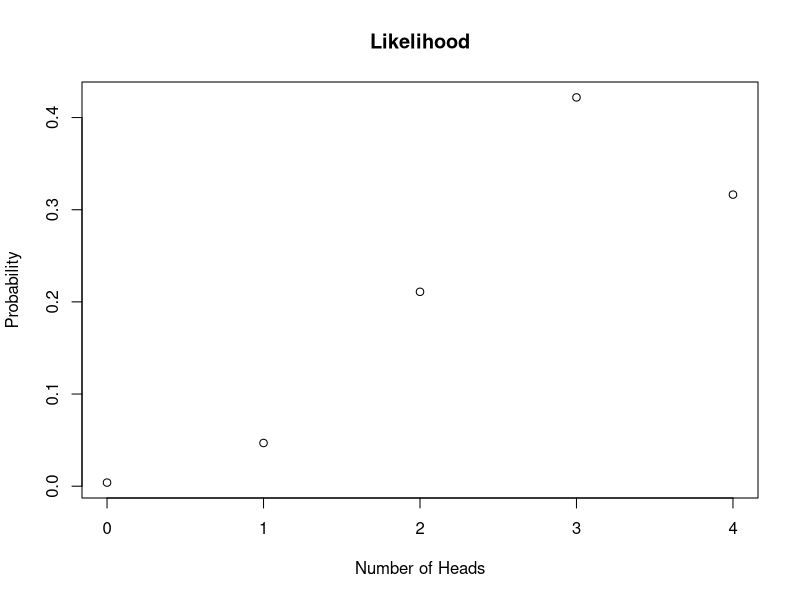
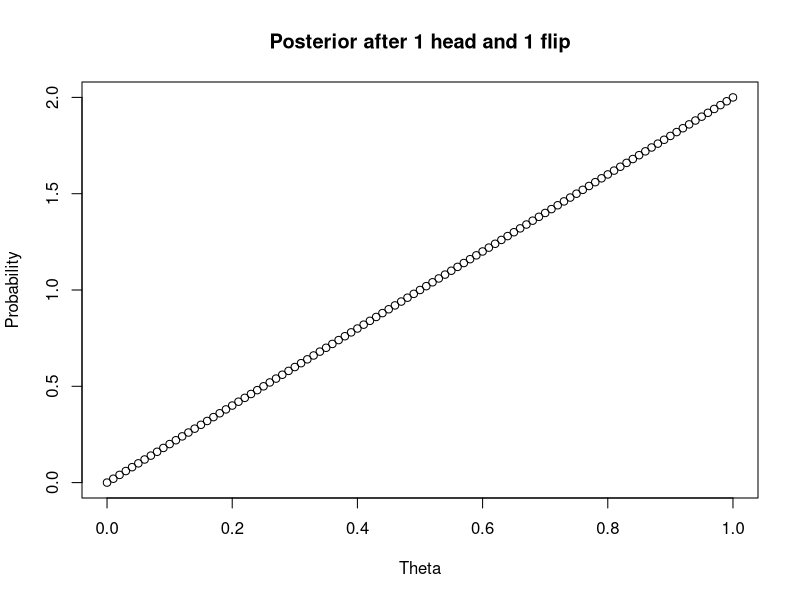
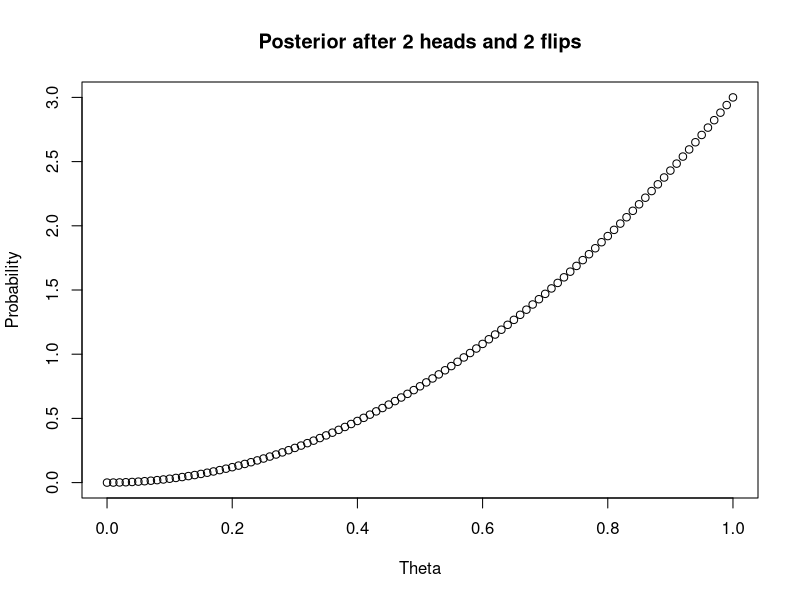
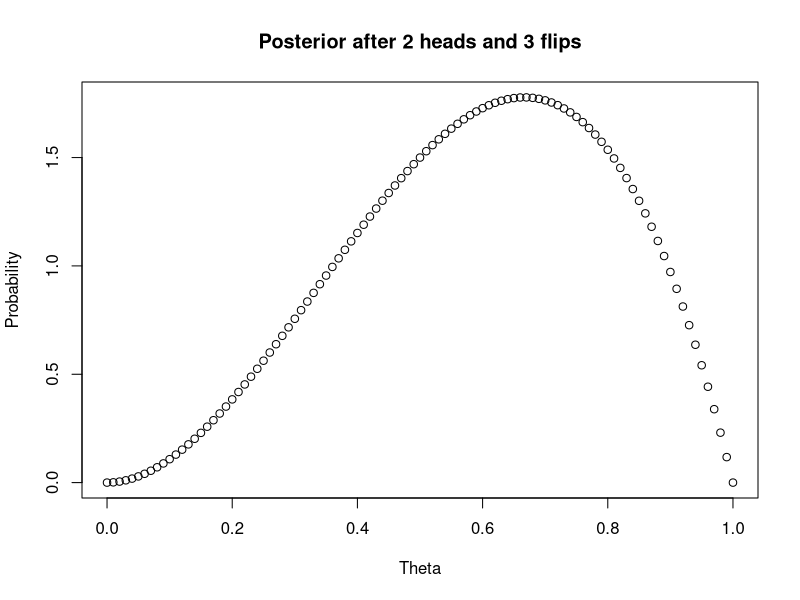
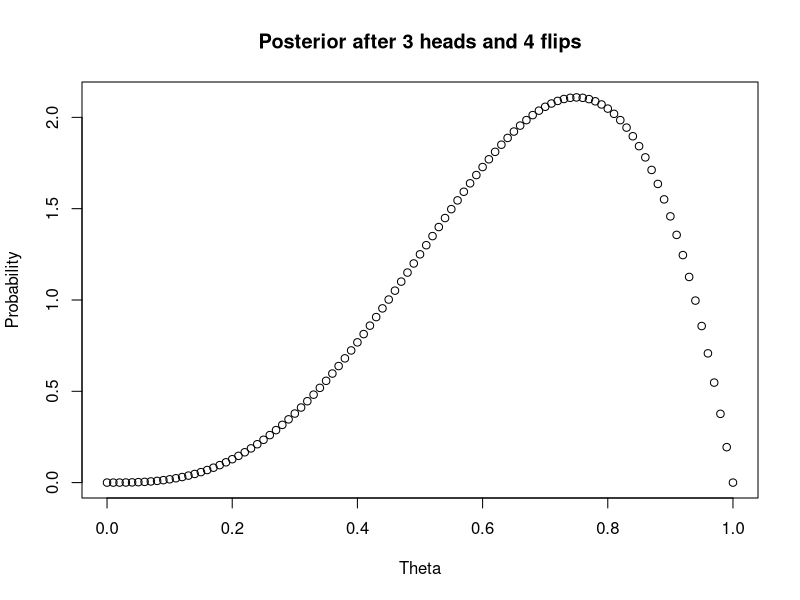
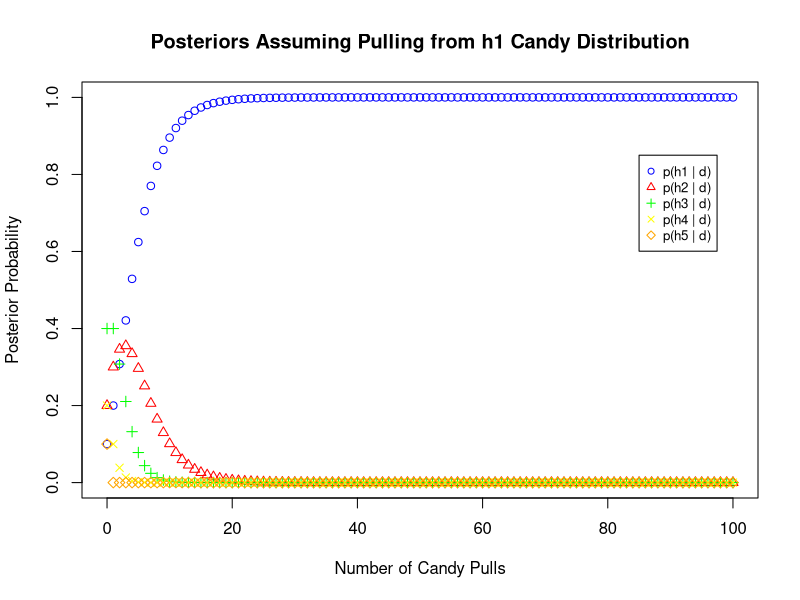
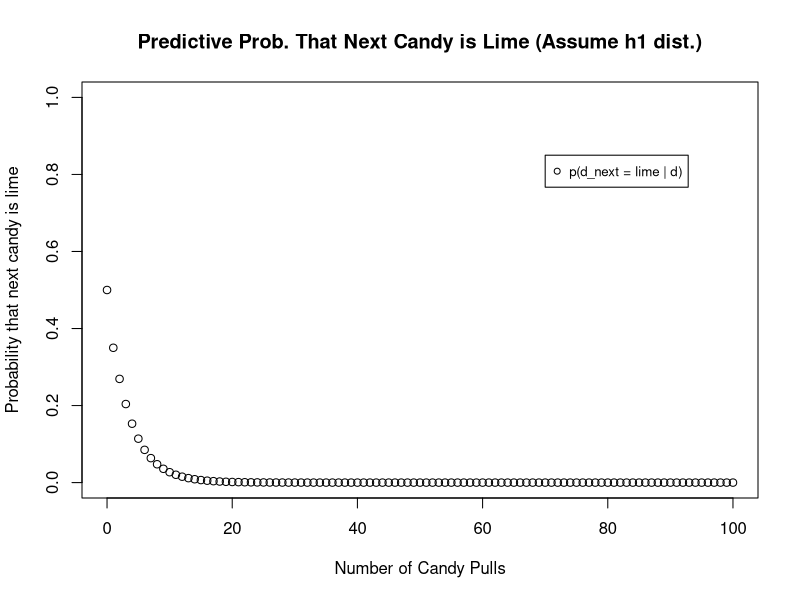
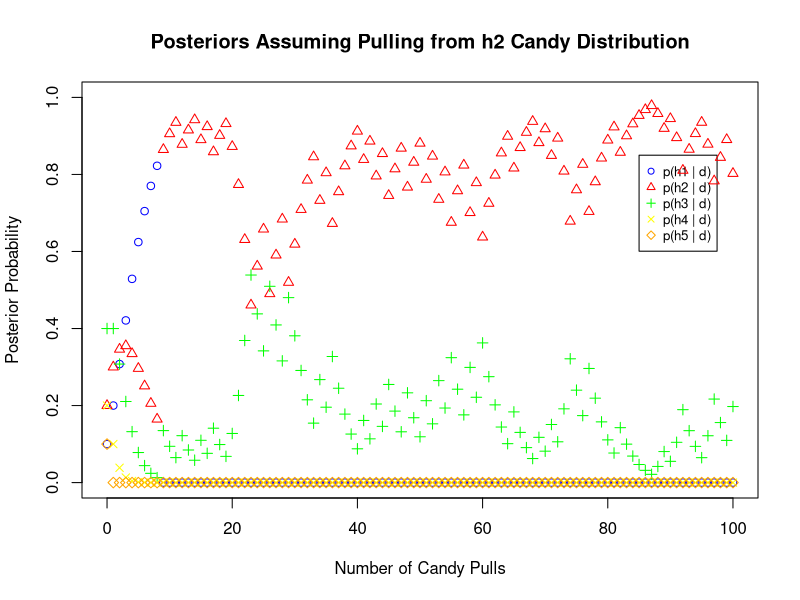

R code for these plots, in order:
# Problem 1 Part 2

p_given_theta_n <- function(y,theta,n){
  return(choose(n,y)* (theta)^y * (1-theta)^(n-y))
}

valid_y = 0:4
out = c()
for (i in valid_y){
  out = c(out, p_given_theta_n(i,3/4,4))
}

plot(valid_y, out, main="Likelihood", xlab="Number of Heads",ylab="Probability")

# Problem 1 Part 3
post_given_theta_n <- function(y,theta,n){
  return((n+1)*p_given_theta_n(y,theta,n))
}
 
vec = seq(0, 1, by=0.01)

out1 = c()
out2 = c()
out3 = c()
out4 = c()

for (i in vec){
  out1 = c(out1, post_given_theta_n(1,i,1))
  out2 = c(out2, post_given_theta_n(2,i,2))
  out3 = c(out3, post_given_theta_n(2,i,3))
  out4 = c(out4, post_given_theta_n(3,i,4))
}

plot(vec, out1, main="Posterior after 1 head and 1 flip", xlab="Theta",ylab="Probability")
plot(vec, out2, main="Posterior after 2 heads and 2 flips", xlab="Theta",ylab="Probability")
plot(vec, out3, main="Posterior after 2 heads and 3 flips", xlab="Theta",ylab="Probability")
plot(vec, out4, main="Posterior after 3 heads and 4 flips", xlab="Theta",ylab="Probability")


# Problem 2
# Deriving the posteriors given our candy pulls (nl is number of limes pulled, 
# and nc is number of cherries pulled; so nc + nl = N, where N is the total
# number of candy pulls)
p_h1_given_d <- function(nc, nl){
  denom = (0.1)*(1^nc)*(0^nl) +
    (0.2)*(0.75^nc)*(0.25^nl) +
    (0.4)*(0.5^nc)*(0.5^nl) +
    (0.2)*(0.25^nc)*(0.75^nl) +
    (0.1)*(0^nc)*(1^nl)
  numer = (0.1)*(1^nc)*(0^nl)
  return(numer/denom)
}

p_h2_given_d <- function(nc, nl){
  denom = (0.1)*(1^nc)*(0^nl) +
    (0.2)*(0.75^nc)*(0.25^nl) +
    (0.4)*(0.5^nc)*(0.5^nl) +
    (0.2)*(0.25^nc)*(0.75^nl) +
    (0.1)*(0^nc)*(1^nl)
  numer = (0.2)*(0.75^nc)*(0.25^nl)
  return(numer/denom)
}

p_h3_given_d <- function(nc, nl){
  denom = (0.1)*(1^nc)*(0^nl) +
    (0.2)*(0.75^nc)*(0.25^nl) +
    (0.4)*(0.5^nc)*(0.5^nl) +
    (0.2)*(0.25^nc)*(0.75^nl) +
    (0.1)*(0^nc)*(1^nl)
  numer = (0.4)*(0.5^nc)*(0.5^nl)
  return(numer/denom)
}

p_h4_given_d <- function(nc, nl){
  denom = (0.1)*(1^nc)*(0^nl) +
          (0.2)*(0.75^nc)*(0.25^nl) +
          (0.4)*(0.5^nc)*(0.5^nl) +
          (0.2)*(0.25^nc)*(0.75^nl) +
          (0.1)*(0^nc)*(1^nl)
  numer = (0.2)*(0.25^nc)*(0.75^nl)
  return(numer/denom)
}

p_h5_given_d <- function(nc, nl){
  denom = (0.1)*(1^nc)*(0^nl) +
    (0.2)*(0.75^nc)*(0.25^nl) +
    (0.4)*(0.5^nc)*(0.5^nl) +
    (0.2)*(0.25^nc)*(0.75^nl) +
    (0.1)*(0^nc)*(1^nl)
  numer = (0.1)*(0^nc)*(1^nl)
  return(numer/denom)
}

library(dplyr)
# Vector of number of candy pulls
N_max_pulls = 100
bag_h1_results = ifelse(runif(N_max_pulls) <= 0, "Lime", "Cherry") %>%
  data.frame(candy_pull = .) %>%
  mutate(num_limes = ifelse(candy_pull == "Lime", 1, 0),
         num_cherries = ifelse(candy_pull == "Cherry",1,0),
         cum_num_limes = cumsum(num_limes),
         cum_num_cherries = cumsum(num_cherries),
         pull_number = 1:nrow(.)) %>%
  select(pull_number, candy_pull, cum_num_limes, cum_num_cherries) %>%
  bind_rows(data.frame(pull_number=0, candy_pull=NA, cum_num_limes=0, cum_num_cherries=0)) %>%
  arrange(pull_number)

bag_h2_results = ifelse(runif(N_max_pulls) <= 0.25, "Lime", "Cherry") %>%
  data.frame(candy_pull = .) %>%
  mutate(num_limes = ifelse(candy_pull == "Lime", 1, 0),
         num_cherries = ifelse(candy_pull == "Cherry",1,0),
         cum_num_limes = cumsum(num_limes),
         cum_num_cherries = cumsum(num_cherries),
         pull_number = 1:nrow(.)) %>%
  select(pull_number, candy_pull, cum_num_limes, cum_num_cherries) %>%
  bind_rows(data.frame(pull_number=0, candy_pull=NA, cum_num_limes=0, cum_num_cherries=0)) %>%
  arrange(pull_number)

bag_h3_results = ifelse(runif(N_max_pulls) <= 0.5, "Lime", "Cherry") %>%
  data.frame(candy_pull = .) %>%
  mutate(num_limes = ifelse(candy_pull == "Lime", 1, 0),
         num_cherries = ifelse(candy_pull == "Cherry",1,0),
         cum_num_limes = cumsum(num_limes),
         cum_num_cherries = cumsum(num_cherries),
         pull_number = 1:nrow(.)) %>%
  select(pull_number, candy_pull, cum_num_limes, cum_num_cherries) %>%
  bind_rows(data.frame(pull_number=0, candy_pull=NA, cum_num_limes=0, cum_num_cherries=0)) %>%
  arrange(pull_number)

bag_h4_results = ifelse(runif(N_max_pulls) <= 0.75, "Lime", "Cherry") %>%
  data.frame(candy_pull = .) %>%
  mutate(num_limes = ifelse(candy_pull == "Lime", 1, 0),
         num_cherries = ifelse(candy_pull == "Cherry",1,0),
         cum_num_limes = cumsum(num_limes),
         cum_num_cherries = cumsum(num_cherries),
         pull_number = 1:nrow(.)) %>%
  select(pull_number, candy_pull, cum_num_limes, cum_num_cherries) %>%
  bind_rows(data.frame(pull_number=0, candy_pull=NA, cum_num_limes=0, cum_num_cherries=0)) %>%
  arrange(pull_number)

bag_h5_results = ifelse(runif(N_max_pulls) <= 1, "Lime", "Cherry") %>%
  data.frame(candy_pull = .) %>%
  mutate(num_limes = ifelse(candy_pull == "Lime", 1, 0),
         num_cherries = ifelse(candy_pull == "Cherry",1,0),
         cum_num_limes = cumsum(num_limes),
         cum_num_cherries = cumsum(num_cherries),
         pull_number = 1:nrow(.)) %>%
  select(pull_number, candy_pull, cum_num_limes, cum_num_cherries) %>%
  bind_rows(data.frame(pull_number=0, candy_pull=NA, cum_num_limes=0, cum_num_cherries=0)) %>%
  arrange(pull_number)

# Plotting posteriors after more and more candy pulls (assuming h1 candy distribution)
post_h1_bag1 = c()
post_h2_bag1 = c()
post_h3_bag1 = c()
post_h4_bag1 = c()
post_h5_bag1 = c()
for (i in 0:N_max_pulls){
  nc = bag_h1_results$cum_num_cherries[i+1]
  nl = bag_h1_results$cum_num_limes[i+1]
  post_h1_bag1 = c(post_h1_bag1,p_h1_given_d(nc,nl))
  post_h2_bag1 = c(post_h2_bag1,p_h2_given_d(nc,nl))
  post_h3_bag1 = c(post_h3_bag1,p_h3_given_d(nc,nl))
  post_h4_bag1 = c(post_h4_bag1,p_h4_given_d(nc,nl))
  post_h5_bag1 = c(post_h5_bag1,p_h5_given_d(nc,nl))
}

# Plot results (assuming h1 candy distribution)
plot(0:N_max_pulls, post_h1_bag1, pch=1, col="blue", 
     ylim=c(0.0,1.0), xlab='Number of Candy Pulls', ylab='Posterior Probability',
     main = "Posteriors Assuming Pulling from h1 Candy Distribution")
legend(85, 0.85, legend=c("p(h1 | d)", "p(h2 | d)", "p(h3 | d)", "p(h4 | d)", "p(h5 | d)"),
       col=c("blue", "red","green","yellow","orange"), pch=1:5, cex=0.8)
par(new=T)
plot(0:N_max_pulls, post_h2_bag1, pch=2, col="red", 
     ylim=c(0.0,1.0), xlab='', ylab='', axes=F)
par(new=T)
plot(0:N_max_pulls, post_h3_bag1, pch=3, col="green", 
     ylim=c(0.0,1.0), xlab='', ylab='', axes=F)
par(new=T)
plot(0:N_max_pulls, post_h4_bag1, pch=4, col="yellow", 
     ylim=c(0.0,1.0), xlab='', ylab='', axes=F)
par(new=T)
plot(0:N_max_pulls, post_h5_bag1, pch=5, col="orange", 
     ylim=c(0.0,1.0), xlab='', ylab='', axes=F)
par(new=F)

# Now let's plot the probability of the next pull being lime given previous pulls
p_dnext_given_d <- function(nc, nl){
  result = (0)*p_h1_given_d(nc,nl) +
           (0.25)*p_h2_given_d(nc,nl) + 
           (0.5)*p_h3_given_d(nc,nl) +
           (0.75)*p_h4_given_d(nc,nl) +
           (1)*p_h5_given_d(nc,nl)
  return(result)
}

pred_next_lime_bag1 = c()
for (i in 0:N_max_pulls){
  nc = bag_h1_results$cum_num_cherries[i+1]
  nl = bag_h1_results$cum_num_limes[i+1]
  pred_next_lime_bag1 = c(pred_next_lime_bag1, p_dnext_given_d(nc,nl))
}

plot(0:N_max_pulls, pred_next_lime_bag1, pch=1, col="black", 
     ylim=c(0.0,1.0), xlab='Number of Candy Pulls', ylab='Probability that next candy is lime',
     main = "Predictive Prob. That Next Candy is Lime (Assume h1 dist.)")
legend(70, 0.85, legend=c("p(d_next = lime | d)"),
       col=c("black"), pch=1, cex=0.8)

##### -----

# Plotting posteriors after more and more candy pulls (assuming h2 candy distribution)
post_h1_bag2 = c()
post_h2_bag2 = c()
post_h3_bag2 = c()
post_h4_bag2 = c()
post_h5_bag2 = c()
for (i in 0:N_max_pulls){
  nc = bag_h2_results$cum_num_cherries[i+1]
  nl = bag_h2_results$cum_num_limes[i+1]
  post_h1_bag2 = c(post_h1_bag2,p_h1_given_d(nc,nl))
  post_h2_bag2 = c(post_h2_bag2,p_h2_given_d(nc,nl))
  post_h3_bag2 = c(post_h3_bag2,p_h3_given_d(nc,nl))
  post_h4_bag2 = c(post_h4_bag2,p_h4_given_d(nc,nl))
  post_h5_bag2 = c(post_h5_bag2,p_h5_given_d(nc,nl))
}

# Plot results (assuming h2 candy distribution)
plot(0:N_max_pulls, post_h1_bag2, pch=1, col="blue", 
     ylim=c(0.0,1.0), xlab='Number of Candy Pulls', ylab='Posterior Probability',
     main = "Posteriors Assuming Pulling from h2 Candy Distribution")
legend(85, 0.85, legend=c("p(h1 | d)", "p(h2 | d)", "p(h3 | d)", "p(h4 | d)", "p(h5 | d)"),
       col=c("blue", "red","green","yellow","orange"), pch=1:5, cex=0.8)
par(new=T)
plot(0:N_max_pulls, post_h2_bag2, pch=2, col="red", 
     ylim=c(0.0,1.0), xlab='', ylab='', axes=F)
par(new=T)
plot(0:N_max_pulls, post_h3_bag2, pch=3, col="green", 
     ylim=c(0.0,1.0), xlab='', ylab='', axes=F)
par(new=T)
plot(0:N_max_pulls, post_h4_bag2, pch=4, col="yellow", 
     ylim=c(0.0,1.0), xlab='', ylab='', axes=F)
par(new=T)
plot(0:N_max_pulls, post_h5_bag2, pch=5, col="orange", 
     ylim=c(0.0,1.0), xlab='', ylab='', axes=F)
par(new=F)

# Now let's plot the probability of the next pull being lime given previous pulls
pred_next_lime_bag2 = c()
for (i in 0:N_max_pulls){
  nc = bag_h2_results$cum_num_cherries[i+1]
  nl = bag_h2_results$cum_num_limes[i+1]
  pred_next_lime_bag2 = c(pred_next_lime_bag2, p_dnext_given_d(nc,nl))
}

plot(0:N_max_pulls, pred_next_lime_bag2, pch=1, col="black", 
     ylim=c(0.0,1.0), xlab='Number of Candy Pulls', ylab='Probability that next candy is lime',
     main = "Predictive Prob. That Next Candy is Lime (Assume h2 dist.)")
legend(70, 0.85, legend=c("p(d_next = lime | d)"),
       col=c("black"), pch=1, cex=0.8)

#### ----

# Plotting posteriors after more and more candy pulls (assuming h3 candy distribution)
post_h1_bag3 = c()
post_h2_bag3 = c()
post_h3_bag3 = c()
post_h4_bag3 = c()
post_h5_bag3 = c()
for (i in 0:N_max_pulls){
  nc = bag_h3_results$cum_num_cherries[i+1]
  nl = bag_h3_results$cum_num_limes[i+1]
  post_h1_bag3 = c(post_h1_bag3,p_h1_given_d(nc,nl))
  post_h2_bag3 = c(post_h2_bag3,p_h2_given_d(nc,nl))
  post_h3_bag3 = c(post_h3_bag3,p_h3_given_d(nc,nl))
  post_h4_bag3 = c(post_h4_bag3,p_h4_given_d(nc,nl))
  post_h5_bag3 = c(post_h5_bag3,p_h5_given_d(nc,nl))
}

# Plot results (assuming h3 candy distribution)
plot(0:N_max_pulls, post_h1_bag3, pch=1, col="blue", 
     ylim=c(0.0,1.0), xlab='Number of Candy Pulls', ylab='Posterior Probability',
     main = "Posteriors Assuming Pulling from h3 Candy Distribution")
legend(85, 0.85, legend=c("p(h1 | d)", "p(h2 | d)", "p(h3 | d)", "p(h4 | d)", "p(h5 | d)"),
       col=c("blue", "red","green","yellow","orange"), pch=1:5, cex=0.8)
par(new=T)
plot(0:N_max_pulls, post_h2_bag3, pch=2, col="red", 
     ylim=c(0.0,1.0), xlab='', ylab='', axes=F)
par(new=T)
plot(0:N_max_pulls, post_h3_bag3, pch=3, col="green", 
     ylim=c(0.0,1.0), xlab='', ylab='', axes=F)
par(new=T)
plot(0:N_max_pulls, post_h4_bag3, pch=4, col="yellow", 
     ylim=c(0.0,1.0), xlab='', ylab='', axes=F)
par(new=T)
plot(0:N_max_pulls, post_h5_bag3, pch=5, col="orange", 
     ylim=c(0.0,1.0), xlab='', ylab='', axes=F)
par(new=F)

# Now let's plot the probability of the next pull being lime given previous pulls
pred_next_lime_bag3 = c()
for (i in 0:N_max_pulls){
  nc = bag_h3_results$cum_num_cherries[i+1]
  nl = bag_h3_results$cum_num_limes[i+1]
  pred_next_lime_bag3 = c(pred_next_lime_bag3, p_dnext_given_d(nc,nl))
}

plot(0:N_max_pulls, pred_next_lime_bag3, pch=1, col="black", 
     ylim=c(0.0,1.0), xlab='Number of Candy Pulls', ylab='Probability that next candy is lime',
     main = "Predictive Prob. That Next Candy is Lime (Assume h3 dist.)")
legend(70, 0.85, legend=c("p(d_next = lime | d)"),
       col=c("black"), pch=1, cex=0.8)

#### ----

# Plotting posteriors after more and more candy pulls (assuming h4 candy distribution)
post_h1_bag4 = c()
post_h2_bag4 = c()
post_h3_bag4 = c()
post_h4_bag4 = c()
post_h5_bag4 = c()
for (i in 0:N_max_pulls){
  nc = bag_h4_results$cum_num_cherries[i+1]
  nl = bag_h4_results$cum_num_limes[i+1]
  post_h1_bag4 = c(post_h1_bag4,p_h1_given_d(nc,nl))
  post_h2_bag4 = c(post_h2_bag4,p_h2_given_d(nc,nl))
  post_h3_bag4 = c(post_h3_bag4,p_h3_given_d(nc,nl))
  post_h4_bag4 = c(post_h4_bag4,p_h4_given_d(nc,nl))
  post_h5_bag4 = c(post_h5_bag4,p_h5_given_d(nc,nl))
}

# Plot results (assuming h4 candy distribution)
plot(0:N_max_pulls, post_h1_bag4, pch=1, col="blue", 
     ylim=c(0.0,1.0), xlab='Number of Candy Pulls', ylab='Posterior Probability',
     main = "Posteriors Assuming Pulling from h4 Candy Distribution")
legend(85, 0.85, legend=c("p(h1 | d)", "p(h2 | d)", "p(h3 | d)", "p(h4 | d)", "p(h5 | d)"),
       col=c("blue", "red","green","yellow","orange"), pch=1:5, cex=0.8)
par(new=T)
plot(0:N_max_pulls, post_h2_bag4, pch=2, col="red", 
     ylim=c(0.0,1.0), xlab='', ylab='', axes=F)
par(new=T)
plot(0:N_max_pulls, post_h3_bag4, pch=3, col="green", 
     ylim=c(0.0,1.0), xlab='', ylab='', axes=F)
par(new=T)
plot(0:N_max_pulls, post_h4_bag4, pch=4, col="yellow", 
     ylim=c(0.0,1.0), xlab='', ylab='', axes=F)
par(new=T)
plot(0:N_max_pulls, post_h5_bag4, pch=5, col="orange", 
     ylim=c(0.0,1.0), xlab='', ylab='', axes=F)
par(new=F)

# Now let's plot the probability of the next pull being lime given previous pulls
pred_next_lime_bag4 = c()
for (i in 0:N_max_pulls){
  nc = bag_h4_results$cum_num_cherries[i+1]
  nl = bag_h4_results$cum_num_limes[i+1]
  pred_next_lime_bag4 = c(pred_next_lime_bag4, p_dnext_given_d(nc,nl))
}

plot(0:N_max_pulls, pred_next_lime_bag4, pch=1, col="black", 
     ylim=c(0.0,1.0), xlab='Number of Candy Pulls', ylab='Probability that next candy is lime',
     main = "Predictive Prob. That Next Candy is Lime (Assume h4 dist.)")
legend(70, 0.85, legend=c("p(d_next = lime | d)"),
       col=c("black"), pch=1, cex=0.8)

#### ----

# Plotting posteriors after more and more candy pulls (assuming h5 candy distribution)
post_h1_bag5 = c()
post_h2_bag5 = c()
post_h3_bag5 = c()
post_h4_bag5 = c()
post_h5_bag5 = c()
for (i in 0:N_max_pulls){
  nc = bag_h5_results$cum_num_cherries[i+1]
  nl = bag_h5_results$cum_num_limes[i+1]
  post_h1_bag5 = c(post_h1_bag5,p_h1_given_d(nc,nl))
  post_h2_bag5 = c(post_h2_bag5,p_h2_given_d(nc,nl))
  post_h3_bag5 = c(post_h3_bag5,p_h3_given_d(nc,nl))
  post_h4_bag5 = c(post_h4_bag5,p_h4_given_d(nc,nl))
  post_h5_bag5 = c(post_h5_bag5,p_h5_given_d(nc,nl))
}

# Plot results (assuming h4 candy distribution)
plot(0:N_max_pulls, post_h1_bag5, pch=1, col="blue", 
     ylim=c(0.0,1.0), xlab='Number of Candy Pulls', ylab='Posterior Probability',
     main = "Posteriors Assuming Pulling from h5 Candy Distribution")
legend(85, 0.85, legend=c("p(h1 | d)", "p(h2 | d)", "p(h3 | d)", "p(h4 | d)", "p(h5 | d)"),
       col=c("blue", "red","green","yellow","orange"), pch=1:5, cex=0.8)
par(new=T)
plot(0:N_max_pulls, post_h2_bag5, pch=2, col="red", 
     ylim=c(0.0,1.0), xlab='', ylab='', axes=F)
par(new=T)
plot(0:N_max_pulls, post_h3_bag5, pch=3, col="green", 
     ylim=c(0.0,1.0), xlab='', ylab='', axes=F)
par(new=T)
plot(0:N_max_pulls, post_h4_bag5, pch=4, col="yellow", 
     ylim=c(0.0,1.0), xlab='', ylab='', axes=F)
par(new=T)
plot(0:N_max_pulls, post_h5_bag5, pch=5, col="orange", 
     ylim=c(0.0,1.0), xlab='', ylab='', axes=F)
par(new=F)

# Now let's plot the probability of the next pull being lime given previous pulls
pred_next_lime_bag5 = c()
for (i in 0:N_max_pulls){
  nc = bag_h5_results$cum_num_cherries[i+1]
  nl = bag_h5_results$cum_num_limes[i+1]
  pred_next_lime_bag5 = c(pred_next_lime_bag5, p_dnext_given_d(nc,nl))
}

plot(0:N_max_pulls, pred_next_lime_bag5, pch=1, col="black", 
     ylim=c(0.0,1.0), xlab='Number of Candy Pulls', ylab='Probability that next candy is lime',
     main = "Predictive Prob. That Next Candy is Lime (Assume h5 dist.)")
legend(70, 0.85, legend=c("p(d_next = lime | d)"),
       col=c("black"), pch=1, cex=0.8)

# Problem 2, Part C

# Here we will generate, say 10 random generations of 100 candy pulls from the h1 candy 
# distribution, and then average the posteriors p(h_i | d) over all 10 generations.
N_generations = 10

results_p_h1_bag1 = matrix(nrow=N_generations,ncol=N_max_pulls+1,byrow = TRUE)
results_p_h2_bag1 = matrix(nrow=N_generations,ncol=N_max_pulls+1,byrow = TRUE)
results_p_h3_bag1 = matrix(nrow=N_generations,ncol=N_max_pulls+1,byrow = TRUE)
results_p_h4_bag1 = matrix(nrow=N_generations,ncol=N_max_pulls+1,byrow = TRUE)
results_p_h5_bag1 = matrix(nrow=N_generations,ncol=N_max_pulls+1,byrow = TRUE)
for (j in 1:N_generations){
  # Pull 100 from h1 candy distribution
  rand_pulls = ifelse(runif(N_max_pulls) <= 0, "Lime", "Cherry") %>%
    data.frame(candy_pull = .) %>%
    mutate(num_limes = ifelse(candy_pull == "Lime", 1, 0),
           num_cherries = ifelse(candy_pull == "Cherry",1,0),
           cum_num_limes = cumsum(num_limes),
           cum_num_cherries = cumsum(num_cherries),
           pull_number = 1:nrow(.)) %>%
    select(pull_number, candy_pull, cum_num_limes, cum_num_cherries) %>%
    bind_rows(data.frame(pull_number=0, candy_pull=NA, cum_num_limes=0, cum_num_cherries=0)) %>%
    arrange(pull_number)
  
  # Compute posteriors for this random generation
  post_h1 = c()
  post_h2 = c()
  post_h3 = c()
  post_h4 = c()
  post_h5 = c()
  for (i in 0:N_max_pulls){
    nc = rand_pulls$cum_num_cherries[i+1]
    nl = rand_pulls$cum_num_limes[i+1]
    post_h1 = c(post_h1,p_h1_given_d(nc,nl))
    post_h2 = c(post_h2,p_h2_given_d(nc,nl))
    post_h3 = c(post_h3,p_h3_given_d(nc,nl))
    post_h4 = c(post_h4,p_h4_given_d(nc,nl))
    post_h5 = c(post_h5,p_h5_given_d(nc,nl))
  }
  
  # Append the corresponding row in the matrices of all results
  results_p_h1_bag1[j,] = post_h1
  results_p_h2_bag1[j,] = post_h2
  results_p_h3_bag1[j,] = post_h3
  results_p_h4_bag1[j,] = post_h4
  results_p_h5_bag1[j,] = post_h5
  
}

# Now we need to average over all generations for each posterior
avg_p_h1_bag1 = colMeans(results_p_h1_bag1)
avg_p_h2_bag1 = colMeans(results_p_h2_bag1)
avg_p_h3_bag1 = colMeans(results_p_h3_bag1)
avg_p_h4_bag1 = colMeans(results_p_h4_bag1)
avg_p_h5_bag1 = colMeans(results_p_h5_bag1)

# Plot averaged results (assuming h1 candy distribution)
plot(0:N_max_pulls, avg_p_h1_bag1, pch=1, col="blue", 
     ylim=c(0.0,1.0), xlab='Number of Candy Pulls', ylab='Averaged Posterior Probability',
     main = "Averaged Posteriors Over 10 Generations (h1 candy dist.)")
legend(85, 0.85, legend=c("p(h1 | d)", "p(h2 | d)", "p(h3 | d)", "p(h4 | d)", "p(h5 | d)"),
       col=c("blue", "red","green","yellow","orange"), pch=1:5, cex=0.8)
par(new=T)
plot(0:N_max_pulls, avg_p_h2_bag1, pch=2, col="red", 
     ylim=c(0.0,1.0), xlab='', ylab='', axes=F)
par(new=T)
plot(0:N_max_pulls, avg_p_h3_bag1, pch=3, col="green", 
     ylim=c(0.0,1.0), xlab='', ylab='', axes=F)
par(new=T)
plot(0:N_max_pulls, avg_p_h4_bag1, pch=4, col="yellow", 
     ylim=c(0.0,1.0), xlab='', ylab='', axes=F)
par(new=T)
plot(0:N_max_pulls, avg_p_h5_bag1, pch=5, col="orange", 
     ylim=c(0.0,1.0), xlab='', ylab='', axes=F)
par(new=F)


#### ----

# Here we will generate, say 10 random generations of 100 candy pulls from the h2 candy 
# distribution, and then average the posteriors p(h_i | d) over all 10 generations.
results_p_h1_bag2 = matrix(nrow=N_generations,ncol=N_max_pulls+1,byrow = TRUE)
results_p_h2_bag2 = matrix(nrow=N_generations,ncol=N_max_pulls+1,byrow = TRUE)
results_p_h3_bag2 = matrix(nrow=N_generations,ncol=N_max_pulls+1,byrow = TRUE)
results_p_h4_bag2 = matrix(nrow=N_generations,ncol=N_max_pulls+1,byrow = TRUE)
results_p_h5_bag2 = matrix(nrow=N_generations,ncol=N_max_pulls+1,byrow = TRUE)
for (j in 1:N_generations){
  # Pull 100 from h2 candy distribution
  rand_pulls = ifelse(runif(N_max_pulls) <= 0.25, "Lime", "Cherry") %>%
    data.frame(candy_pull = .) %>%
    mutate(num_limes = ifelse(candy_pull == "Lime", 1, 0),
           num_cherries = ifelse(candy_pull == "Cherry",1,0),
           cum_num_limes = cumsum(num_limes),
           cum_num_cherries = cumsum(num_cherries),
           pull_number = 1:nrow(.)) %>%
    select(pull_number, candy_pull, cum_num_limes, cum_num_cherries) %>%
    bind_rows(data.frame(pull_number=0, candy_pull=NA, cum_num_limes=0, cum_num_cherries=0)) %>%
    arrange(pull_number)
  
  # Compute posteriors for this random generation
  post_h1 = c()
  post_h2 = c()
  post_h3 = c()
  post_h4 = c()
  post_h5 = c()
  for (i in 0:N_max_pulls){
    nc = rand_pulls$cum_num_cherries[i+1]
    nl = rand_pulls$cum_num_limes[i+1]
    post_h1 = c(post_h1,p_h1_given_d(nc,nl))
    post_h2 = c(post_h2,p_h2_given_d(nc,nl))
    post_h3 = c(post_h3,p_h3_given_d(nc,nl))
    post_h4 = c(post_h4,p_h4_given_d(nc,nl))
    post_h5 = c(post_h5,p_h5_given_d(nc,nl))
  }
  
  # Append the corresponding row in the matrices of all results
  results_p_h1_bag2[j,] = post_h1
  results_p_h2_bag2[j,] = post_h2
  results_p_h3_bag2[j,] = post_h3
  results_p_h4_bag2[j,] = post_h4
  results_p_h5_bag2[j,] = post_h5
  
}

# Now we need to average over all generations for each posterior
avg_p_h1_bag2 = colMeans(results_p_h1_bag2)
avg_p_h2_bag2 = colMeans(results_p_h2_bag2)
avg_p_h3_bag2 = colMeans(results_p_h3_bag2)
avg_p_h4_bag2 = colMeans(results_p_h4_bag2)
avg_p_h5_bag2 = colMeans(results_p_h5_bag2)

# Plot averaged results (assuming h2 candy distribution)
plot(0:N_max_pulls, avg_p_h1_bag2, pch=1, col="blue", 
     ylim=c(0.0,1.0), xlab='Number of Candy Pulls', ylab='Averaged Posterior Probability',
     main = "Averaged Posteriors Over 10 Generations (h2 candy dist.)")
legend(85, 0.85, legend=c("p(h1 | d)", "p(h2 | d)", "p(h3 | d)", "p(h4 | d)", "p(h5 | d)"),
       col=c("blue", "red","green","yellow","orange"), pch=1:5, cex=0.8)
par(new=T)
plot(0:N_max_pulls, avg_p_h2_bag2, pch=2, col="red", 
     ylim=c(0.0,1.0), xlab='', ylab='', axes=F)
par(new=T)
plot(0:N_max_pulls, avg_p_h3_bag2, pch=3, col="green", 
     ylim=c(0.0,1.0), xlab='', ylab='', axes=F)
par(new=T)
plot(0:N_max_pulls, avg_p_h4_bag2, pch=4, col="yellow", 
     ylim=c(0.0,1.0), xlab='', ylab='', axes=F)
par(new=T)
plot(0:N_max_pulls, avg_p_h5_bag2, pch=5, col="orange", 
     ylim=c(0.0,1.0), xlab='', ylab='', axes=F)
par(new=F)

#### ----

# Here we will generate, say 10 random generations of 100 candy pulls from the h3 candy 
# distribution, and then average the posteriors p(h_i | d) over all 10 generations.
results_p_h1_bag3 = matrix(nrow=N_generations,ncol=N_max_pulls+1,byrow = TRUE)
results_p_h2_bag3 = matrix(nrow=N_generations,ncol=N_max_pulls+1,byrow = TRUE)
results_p_h3_bag3 = matrix(nrow=N_generations,ncol=N_max_pulls+1,byrow = TRUE)
results_p_h4_bag3 = matrix(nrow=N_generations,ncol=N_max_pulls+1,byrow = TRUE)
results_p_h5_bag3 = matrix(nrow=N_generations,ncol=N_max_pulls+1,byrow = TRUE)
for (j in 1:N_generations){
  # Pull 100 from h3 candy distribution
  rand_pulls = ifelse(runif(N_max_pulls) <= 0.5, "Lime", "Cherry") %>%
    data.frame(candy_pull = .) %>%
    mutate(num_limes = ifelse(candy_pull == "Lime", 1, 0),
           num_cherries = ifelse(candy_pull == "Cherry",1,0),
           cum_num_limes = cumsum(num_limes),
           cum_num_cherries = cumsum(num_cherries),
           pull_number = 1:nrow(.)) %>%
    select(pull_number, candy_pull, cum_num_limes, cum_num_cherries) %>%
    bind_rows(data.frame(pull_number=0, candy_pull=NA, cum_num_limes=0, cum_num_cherries=0)) %>%
    arrange(pull_number)
  
  # Compute posteriors for this random generation
  post_h1 = c()
  post_h2 = c()
  post_h3 = c()
  post_h4 = c()
  post_h5 = c()
  for (i in 0:N_max_pulls){
    nc = rand_pulls$cum_num_cherries[i+1]
    nl = rand_pulls$cum_num_limes[i+1]
    post_h1 = c(post_h1,p_h1_given_d(nc,nl))
    post_h2 = c(post_h2,p_h2_given_d(nc,nl))
    post_h3 = c(post_h3,p_h3_given_d(nc,nl))
    post_h4 = c(post_h4,p_h4_given_d(nc,nl))
    post_h5 = c(post_h5,p_h5_given_d(nc,nl))
  }
  
  # Append the corresponding row in the matrices of all results
  results_p_h1_bag3[j,] = post_h1
  results_p_h2_bag3[j,] = post_h2
  results_p_h3_bag3[j,] = post_h3
  results_p_h4_bag3[j,] = post_h4
  results_p_h5_bag3[j,] = post_h5
  
}

# Now we need to average over all generations for each posterior
avg_p_h1_bag3 = colMeans(results_p_h1_bag3)
avg_p_h2_bag3 = colMeans(results_p_h2_bag3)
avg_p_h3_bag3 = colMeans(results_p_h3_bag3)
avg_p_h4_bag3 = colMeans(results_p_h4_bag3)
avg_p_h5_bag3 = colMeans(results_p_h5_bag3)

# Plot averaged results (assuming h3 candy distribution)
plot(0:N_max_pulls, avg_p_h1_bag3, pch=1, col="blue", 
     ylim=c(0.0,1.0), xlab='Number of Candy Pulls', ylab='Averaged Posterior Probability',
     main = "Averaged Posteriors Over 10 Generations (h3 candy dist.)")
legend(85, 0.85, legend=c("p(h1 | d)", "p(h2 | d)", "p(h3 | d)", "p(h4 | d)", "p(h5 | d)"),
       col=c("blue", "red","green","yellow","orange"), pch=1:5, cex=0.8)
par(new=T)
plot(0:N_max_pulls, avg_p_h2_bag3, pch=2, col="red", 
     ylim=c(0.0,1.0), xlab='', ylab='', axes=F)
par(new=T)
plot(0:N_max_pulls, avg_p_h3_bag3, pch=3, col="green", 
     ylim=c(0.0,1.0), xlab='', ylab='', axes=F)
par(new=T)
plot(0:N_max_pulls, avg_p_h4_bag3, pch=4, col="yellow", 
     ylim=c(0.0,1.0), xlab='', ylab='', axes=F)
par(new=T)
plot(0:N_max_pulls, avg_p_h5_bag3, pch=5, col="orange", 
     ylim=c(0.0,1.0), xlab='', ylab='', axes=F)
par(new=F)

#### ----

# Here we will generate, say 10 random generations of 100 candy pulls from the h4 candy 
# distribution, and then average the posteriors p(h_i | d) over all 10 generations.
results_p_h1_bag4 = matrix(nrow=N_generations,ncol=N_max_pulls+1,byrow = TRUE)
results_p_h2_bag4 = matrix(nrow=N_generations,ncol=N_max_pulls+1,byrow = TRUE)
results_p_h3_bag4 = matrix(nrow=N_generations,ncol=N_max_pulls+1,byrow = TRUE)
results_p_h4_bag4 = matrix(nrow=N_generations,ncol=N_max_pulls+1,byrow = TRUE)
results_p_h5_bag4 = matrix(nrow=N_generations,ncol=N_max_pulls+1,byrow = TRUE)
for (j in 1:N_generations){
  # Pull 100 from h4 candy distribution
  rand_pulls = ifelse(runif(N_max_pulls) <= 0.75, "Lime", "Cherry") %>%
    data.frame(candy_pull = .) %>%
    mutate(num_limes = ifelse(candy_pull == "Lime", 1, 0),
           num_cherries = ifelse(candy_pull == "Cherry",1,0),
           cum_num_limes = cumsum(num_limes),
           cum_num_cherries = cumsum(num_cherries),
           pull_number = 1:nrow(.)) %>%
    select(pull_number, candy_pull, cum_num_limes, cum_num_cherries) %>%
    bind_rows(data.frame(pull_number=0, candy_pull=NA, cum_num_limes=0, cum_num_cherries=0)) %>%
    arrange(pull_number)
  
  # Compute posteriors for this random generation
  post_h1 = c()
  post_h2 = c()
  post_h3 = c()
  post_h4 = c()
  post_h5 = c()
  for (i in 0:N_max_pulls){
    nc = rand_pulls$cum_num_cherries[i+1]
    nl = rand_pulls$cum_num_limes[i+1]
    post_h1 = c(post_h1,p_h1_given_d(nc,nl))
    post_h2 = c(post_h2,p_h2_given_d(nc,nl))
    post_h3 = c(post_h3,p_h3_given_d(nc,nl))
    post_h4 = c(post_h4,p_h4_given_d(nc,nl))
    post_h5 = c(post_h5,p_h5_given_d(nc,nl))
  }
  
  # Append the corresponding row in the matrices of all results
  results_p_h1_bag4[j,] = post_h1
  results_p_h2_bag4[j,] = post_h2
  results_p_h3_bag4[j,] = post_h3
  results_p_h4_bag4[j,] = post_h4
  results_p_h5_bag4[j,] = post_h5
  
}

# Now we need to average over all generations for each posterior
avg_p_h1_bag4 = colMeans(results_p_h1_bag4)
avg_p_h2_bag4 = colMeans(results_p_h2_bag4)
avg_p_h3_bag4 = colMeans(results_p_h3_bag4)
avg_p_h4_bag4 = colMeans(results_p_h4_bag4)
avg_p_h5_bag4 = colMeans(results_p_h5_bag4)

# Plot averaged results (assuming h4 candy distribution)
plot(0:N_max_pulls, avg_p_h1_bag4, pch=1, col="blue", 
     ylim=c(0.0,1.0), xlab='Number of Candy Pulls', ylab='Averaged Posterior Probability',
     main = "Averaged Posteriors Over 10 Generations (h4 candy dist.)")
legend(85, 0.85, legend=c("p(h1 | d)", "p(h2 | d)", "p(h3 | d)", "p(h4 | d)", "p(h5 | d)"),
       col=c("blue", "red","green","yellow","orange"), pch=1:5, cex=0.8)
par(new=T)
plot(0:N_max_pulls, avg_p_h2_bag4, pch=2, col="red", 
     ylim=c(0.0,1.0), xlab='', ylab='', axes=F)
par(new=T)
plot(0:N_max_pulls, avg_p_h3_bag4, pch=3, col="green", 
     ylim=c(0.0,1.0), xlab='', ylab='', axes=F)
par(new=T)
plot(0:N_max_pulls, avg_p_h4_bag4, pch=4, col="yellow", 
     ylim=c(0.0,1.0), xlab='', ylab='', axes=F)
par(new=T)
plot(0:N_max_pulls, avg_p_h5_bag4, pch=5, col="orange", 
     ylim=c(0.0,1.0), xlab='', ylab='', axes=F)
par(new=F)

#### ----

# Here we will generate, say 10 random generations of 100 candy pulls from the h5 candy 
# distribution, and then average the posteriors p(h_i | d) over all 10 generations.
results_p_h1_bag5 = matrix(nrow=N_generations,ncol=N_max_pulls+1,byrow = TRUE)
results_p_h2_bag5 = matrix(nrow=N_generations,ncol=N_max_pulls+1,byrow = TRUE)
results_p_h3_bag5 = matrix(nrow=N_generations,ncol=N_max_pulls+1,byrow = TRUE)
results_p_h4_bag5 = matrix(nrow=N_generations,ncol=N_max_pulls+1,byrow = TRUE)
results_p_h5_bag5 = matrix(nrow=N_generations,ncol=N_max_pulls+1,byrow = TRUE)
for (j in 1:N_generations){
  # Pull 100 from h5 candy distribution
  rand_pulls = ifelse(runif(N_max_pulls) <= 1, "Lime", "Cherry") %>%
    data.frame(candy_pull = .) %>%
    mutate(num_limes = ifelse(candy_pull == "Lime", 1, 0),
           num_cherries = ifelse(candy_pull == "Cherry",1,0),
           cum_num_limes = cumsum(num_limes),
           cum_num_cherries = cumsum(num_cherries),
           pull_number = 1:nrow(.)) %>%
    select(pull_number, candy_pull, cum_num_limes, cum_num_cherries) %>%
    bind_rows(data.frame(pull_number=0, candy_pull=NA, cum_num_limes=0, cum_num_cherries=0)) %>%
    arrange(pull_number)
  
  # Compute posteriors for this random generation
  post_h1 = c()
  post_h2 = c()
  post_h3 = c()
  post_h4 = c()
  post_h5 = c()
  for (i in 0:N_max_pulls){
    nc = rand_pulls$cum_num_cherries[i+1]
    nl = rand_pulls$cum_num_limes[i+1]
    post_h1 = c(post_h1,p_h1_given_d(nc,nl))
    post_h2 = c(post_h2,p_h2_given_d(nc,nl))
    post_h3 = c(post_h3,p_h3_given_d(nc,nl))
    post_h4 = c(post_h4,p_h4_given_d(nc,nl))
    post_h5 = c(post_h5,p_h5_given_d(nc,nl))
  }
  
  # Append the corresponding row in the matrices of all results
  results_p_h1_bag5[j,] = post_h1
  results_p_h2_bag5[j,] = post_h2
  results_p_h3_bag5[j,] = post_h3
  results_p_h4_bag5[j,] = post_h4
  results_p_h5_bag5[j,] = post_h5
  
}

# Now we need to average over all generations for each posterior
avg_p_h1_bag5 = colMeans(results_p_h1_bag5)
avg_p_h2_bag5 = colMeans(results_p_h2_bag5)
avg_p_h3_bag5 = colMeans(results_p_h3_bag5)
avg_p_h4_bag5 = colMeans(results_p_h4_bag5)
avg_p_h5_bag5 = colMeans(results_p_h5_bag5)

# Plot averaged results (assuming h5 candy distribution)
plot(0:N_max_pulls, avg_p_h1_bag5, pch=1, col="blue", 
     ylim=c(0.0,1.0), xlab='Number of Candy Pulls', ylab='Averaged Posterior Probability',
     main = "Averaged Posteriors Over 10 Generations (h5 candy dist.)")
legend(85, 0.85, legend=c("p(h1 | d)", "p(h2 | d)", "p(h3 | d)", "p(h4 | d)", "p(h5 | d)"),
       col=c("blue", "red","green","yellow","orange"), pch=1:5, cex=0.8)
par(new=T)
plot(0:N_max_pulls, avg_p_h2_bag5, pch=2, col="red", 
     ylim=c(0.0,1.0), xlab='', ylab='', axes=F)
par(new=T)
plot(0:N_max_pulls, avg_p_h3_bag5, pch=3, col="green", 
     ylim=c(0.0,1.0), xlab='', ylab='', axes=F)
par(new=T)
plot(0:N_max_pulls, avg_p_h4_bag5, pch=4, col="yellow", 
     ylim=c(0.0,1.0), xlab='', ylab='', axes=F)
par(new=T)
plot(0:N_max_pulls, avg_p_h5_bag5, pch=5, col="orange", 
     ylim=c(0.0,1.0), xlab='', ylab='', axes=F)
par(new=F)
